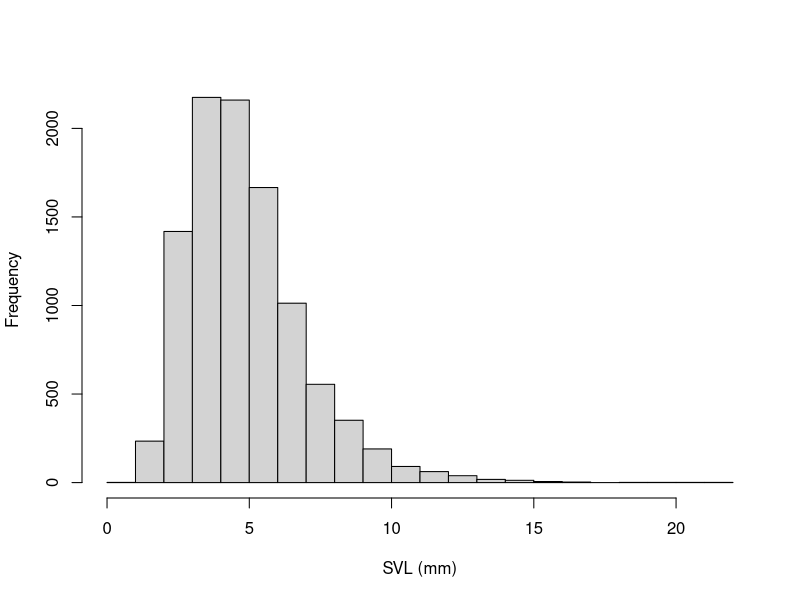
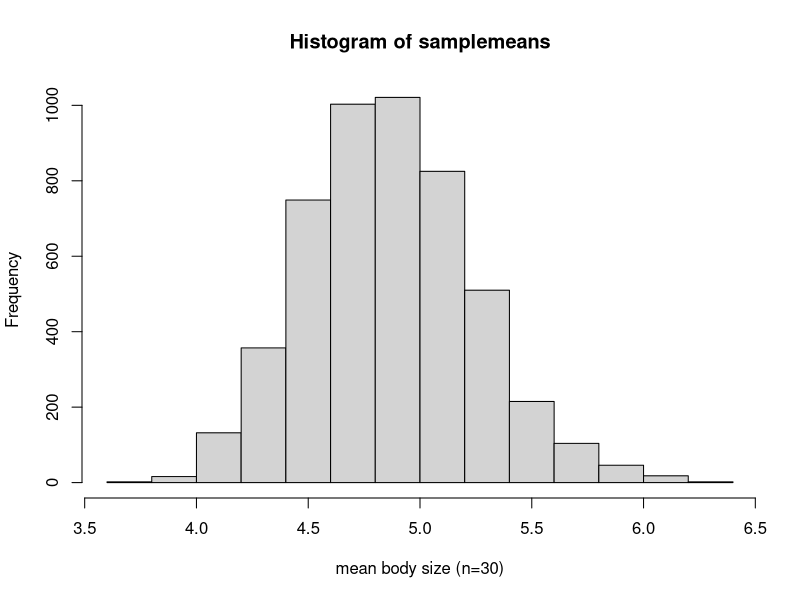
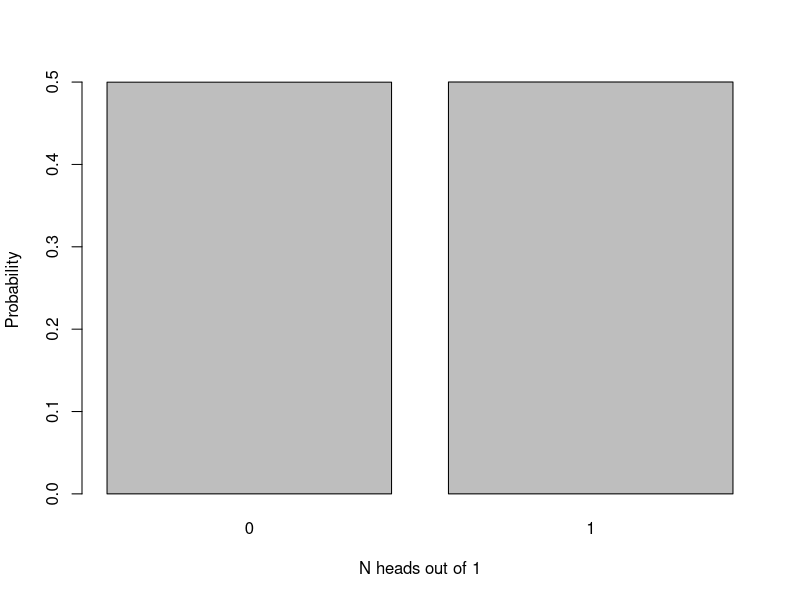
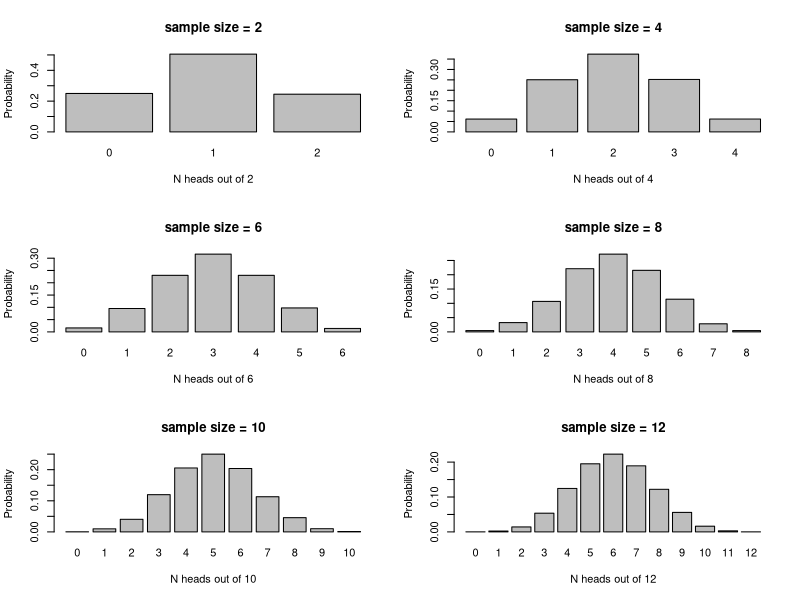
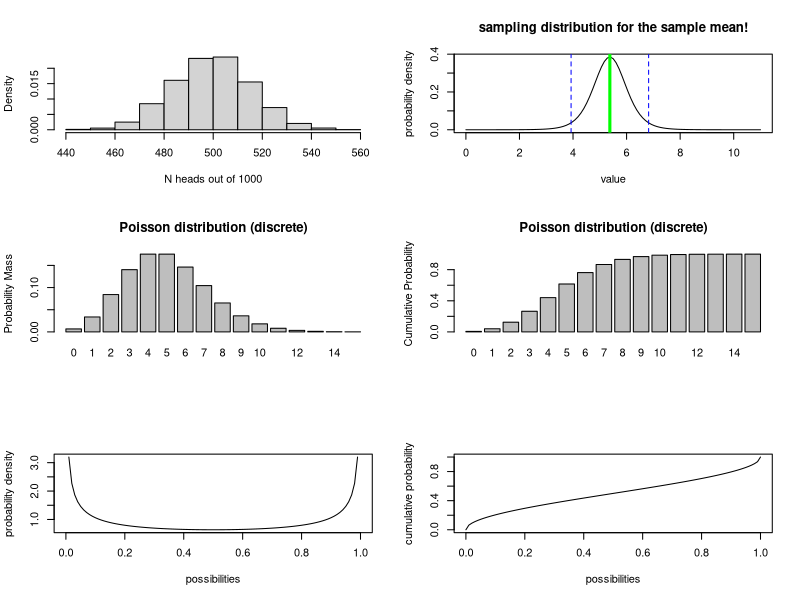
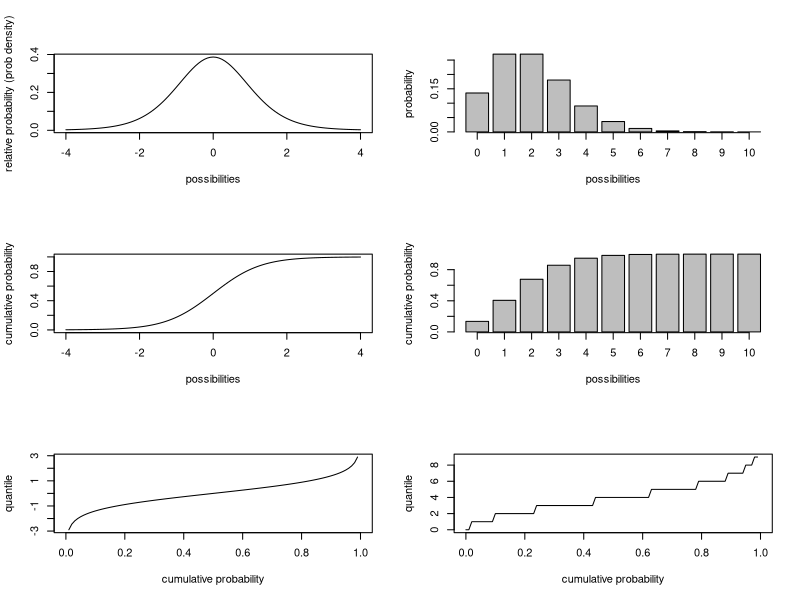
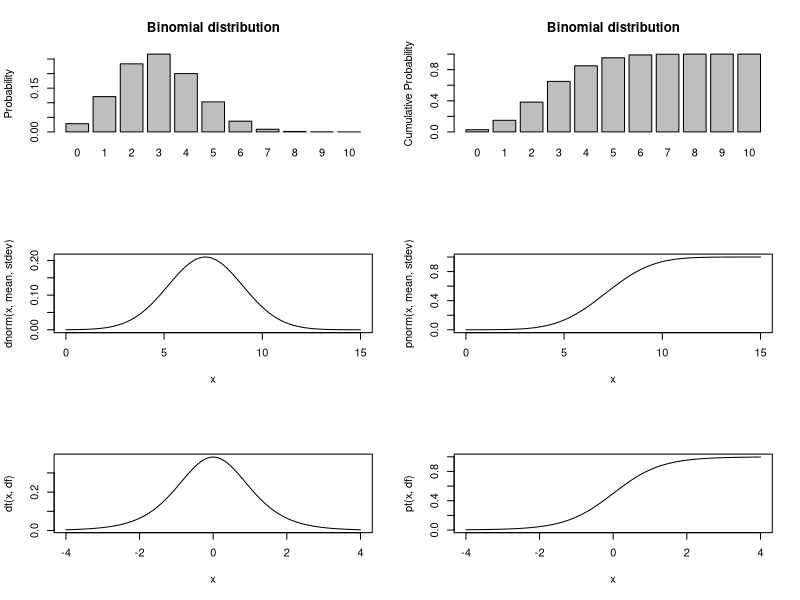
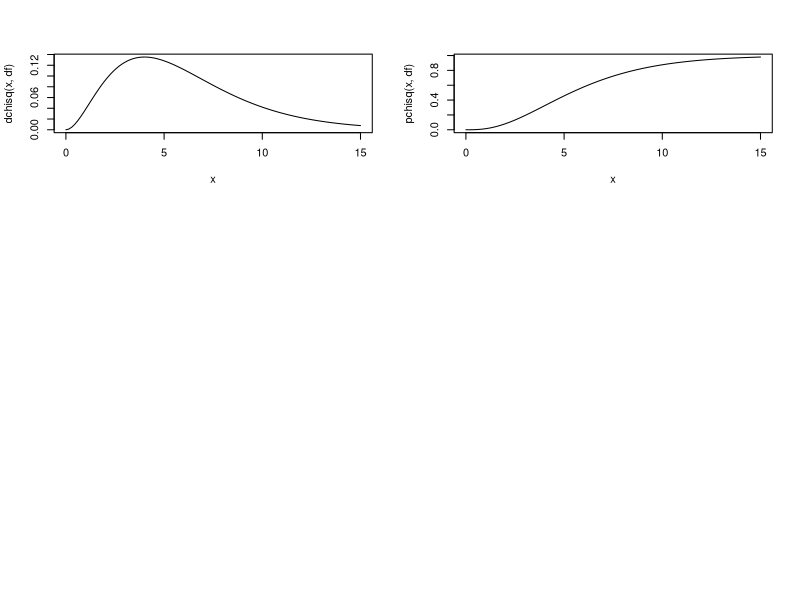

The R script that drew these images, in order:
## ---- chunk 1

knitr::opts_chunk$set(
	echo = TRUE,
	message = FALSE,
	warning = FALSE,
	cache = TRUE
)
## ---- chunk 2

##  NRES 710, Lecture 2                               
##    University of Nevada, Reno                       
##    Sampling distributions                                      

## ---- chunk 3

# Yellow-legged frog example ---------------------

### ALL FROGS IN CA (the statistical population- all the frogs!)

allfrogs.bodysize <- rlnorm(10000,1.5,0.4)        # statistical 'population'
hist(allfrogs.bodysize,main="",xlab="SVL (mm)")   # plot out histogram

truemean_SVL <- mean(allfrogs.bodysize)           # the 'parameter'
truemean_SVL 

## ---- chunk 4

mysample <- sample(allfrogs.bodysize,10)    # take sample of size 10 (10 frogs measured)
mean(mysample)   # compute the sample mean


## ---- chunk 5

mysample <- sample(allfrogs.bodysize,20)    # take sample of size 20 (20 frogs measured)
mean(mysample)   # compute the sample mean


## ---- chunk 6

lotsofsamples <- list()

for(s in 1:5000){
  lotsofsamples[[paste0("sample",s)]] <- sample(allfrogs.bodysize,30)    # take sample of size 30 (30 frogs measured)
}

lotsofsamples$sample1
lotsofsamples$sample99
lotsofsamples$sample732

## ---- chunk 7

samplemeans <- sapply(lotsofsamples,mean)

hist(samplemeans,xlab="mean body size (n=30)")    # visualize the sampling distribution!

## ---- chunk 8

barplot(table(rbinom(10000,1,.5))/10000,xlab="N heads out of 1",ylab="Probability")

## ---- chunk 9
par(mfrow=c(3,2))
for(i in seq(2,12,2)){
   barplot(table(rbinom(10000,i,.5))/10000,xlab=sprintf("N heads out of %s",i),ylab="Probability",main=paste0("sample size = ",i))
   #hist(rbinom(10000,i,.5),main=paste0("sample size = ",i),xlab=sprintf("N heads out of %s",i)) 
}

## ---- chunk 10

hist(rbinom(10000,1000,.5),xlab="N heads out of 1000",freq = F, main="")

## ---- chunk 11

# Survey of common sampling distributions -----------------

# Sampling distribution: the sample mean

mysample <- c(4.1,3.5,3.7,6.6,8.0,5.4,7.3,4.4)
mysample
n <- length(mysample)    # sample size
sample.mean <- mean(mysample)  # sample mean
sample.stdev <- sd(mysample)   # sample standard deviation (r uses denominator of n-1 by default!)
std.error <- sample.stdev/sqrt(n) 

std.error 

## ---- chunk 12

sampdist <- function(x){dt((x-sample.mean)/std.error,n-1)}
curve(sampdist,0,11,ylab="probability density",xlab="value",main="sampling distribution for the sample mean!")
abline(v=sample.mean,col="green",lwd=3)
confint <- c(sample.mean+std.error*qt(0.025,n-1),sample.mean+std.error*qt(0.975,n-1))
abline(v=confint,col="blue",lty=2)

## ---- chunk 13

# Probability distributions ---------------------

# Discrete probability distributions 

mean <- 5
rpois(10,mean)    # note: the random numbers sampled from this distribution have no decimal component

             # plot discrete probabilities of getting particular outcomes!
xvals <- seq(0,15,1)
probs <- dpois(xvals,lambda=mean)
names(probs) <- xvals
               
barplot(probs,ylab="Probability Mass",main="Poisson distribution (discrete)")

barplot(cumsum(probs),ylab="Cumulative Probability",main="Poisson distribution (discrete)")   # cumulative distribution

sum(probs)   # just to make sure it sums to 1!  Does it???

## ---- chunk 14

# continuous distributions

shape1 = 0.5
shape2 = 0.5

rbeta(10,shape1,shape2)   # generate 10 random numbers from a continuous distribution

curve(dbeta(x,shape1,shape2),ylab="probability density",xlab="possibilities")   # probability density function (PDF)

curve(pbeta(x,shape1,shape2),ylab="cumulative probability",xlab="possibilities")   # cumulative distribution

integrate(f=dbeta,lower=0,upper=1,shape1=shape1,shape2=shape2)    # just to make sure it integrates to 1!!

## ---- chunk 15

# random number generators

rnorm(10)    # generate 10 random numbers from a standard normal distribution
rnorm(5,25,5)  # generate 5 random numbers from a normal distribution with mean=25 and sd=5
rpois(8,18)  # generate 8 random numbers from a poisson distribution with mean=18

## ---- chunk 16

## probability density function example 

curve(dt(x,8),-4,4,xlab="possibilities",ylab='relative probability (prob density)')

## ---- chunk 17

## probability mass function example 

x <- barplot(sapply(0:10,function(t) dpois(t,2)),xlab="possibilities",ylab='probability')
axis(1,at=x,labels=0:10)

## ---- chunk 18

## cumulative distribution function  

    # for continuous distribution
curve(pt(x,df=8),-4,4,xlab="possibilities",ylab='cumulative probability')

    # for discrete distribution
x <- barplot(sapply(0:10,function(t) ppois(t,2)),xlab="possibilities",ylab='cumulative probability')
axis(1,at=x,labels=0:10)

## ---- chunk 19

## quantile function  

    # for continuous distribution
curve(qt(x,df=8),0,1,xlab="cumulative probability",ylab='quantile')

    # for discrete distribution
curve(qpois(x,4),0,1,xlab="cumulative probability",ylab='quantile')

## ---- chunk 20

# Binomial

size <- 10
prob <- 0.3
rbinom(10,size,prob)

xvals <- seq(0,size,1)
probs <- dbinom(xvals,size,prob)
names(probs) <- xvals
               
barplot(probs,ylab="Probability",main="Binomial distribution")

barplot(cumsum(probs),ylab="Cumulative Probability",main="Binomial distribution")   # cumulative distribution

sum(probs)   # just to make sure it sums to 1!  Does it???

## ---- chunk 21

# Gaussian (normal)

mean = 7.1
stdev = 1.9

rnorm(10,mean,stdev)

curve(dnorm(x,mean,stdev),0,15)   # probability density

curve(pnorm(x,mean,stdev),0,15)   # cumulative distribution

integrate(f=dnorm,lower=-Inf,upper=Inf,mean=mean,sd=stdev)    # just to make sure it integrates to 1!!


## ---- chunk 22

# t distribution

df = 6

rt(10,df)     # random numbers from the t distribution

curve(dt(x,df),-4,4)   # probability density

curve(pt(x,df),-4,4)   # cumulative distribution

integrate(f=dt,lower=-Inf,upper=Inf,df=df)    # just to make sure it integrates to 1!!


## ---- chunk 23

# Chi-squared distribution

df = 6

rchisq(10,df)     # random numbers from the chi squared distribution

curve(dchisq(x,df),0,15)   # probability density

curve(pchisq(x,df),0,15)   # cumulative distribution

integrate(f=dchisq,lower=0,upper=Inf,df=df)    # just to make sure it integrates to 1!!


